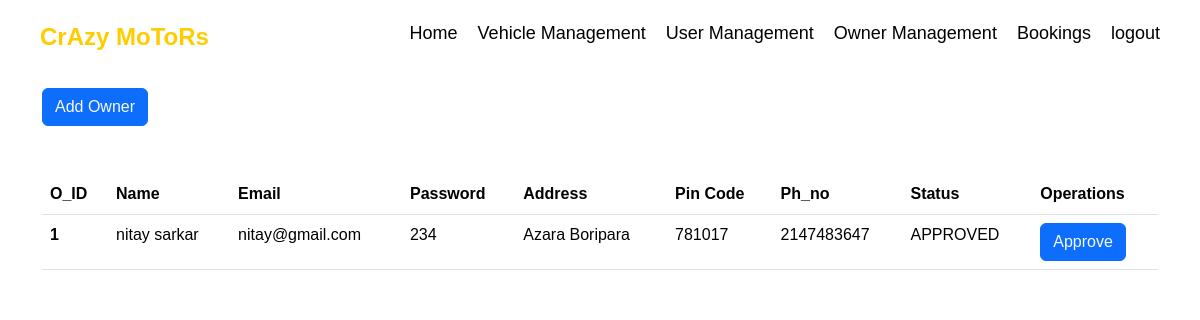
Page /admin_ownerdisplay.php on the committed database.
### tables this page shows
CREATE TABLE `owner` (
  `o_id` int(10) NOT NULL,
  `name` varchar(50) NOT NULL,
  `email` varchar(50) NOT NULL,
  `password` varchar(50) NOT NULL,
  `ph_no` int(10) NOT NULL,
  `address` varchar(100) NOT NULL,
  `pincode` int(10) NOT NULL,
  `status` varchar(255) DEFAULT 'under processing'
);

### admin_ownerdisplay.php (the view, shortened to what this page needs)
<?php
include 'connect.php';
?>
<!DOCTYPE html>
<html lang="en">
<head>
  <link href="https://cdn.jsdelivr.net/npm/bootstrap@5.3.3/dist/css/bootstrap.min.css" rel="stylesheet">
</head>
<body>
<div class="navbar">
    <div class="icon">
      <h2 class="logo">CrAzy MoToRs</h2>
    </div>
    <div class="menu">
      <ul>
        <li><a href="admin_dash.php">Home</a></li>
        <li><a href="admin_vehicledisplay.php">Vehicle Management</a></li>
        <li><a href="admin_userdisplay.php">User Management</a></li>
        <li><a href="admin_ownerdisplay.php">Owner Management</a></li>
        <li><a href="admin_bookingdisplay.php">Bookings</a></li>
        <li><a href="homepage.php">logout</a></li>
      </ul>
    </div>
  </div>
  <div class="container form">
    <button class=" btn btn-primary my-5">
      <a href="owner_register.php" class="text-light" style="text-decoration: none">Add Owner</a>
    </button>
    <table class="table">
      <thead>
        <tr>
          <th scope="col">O_ID</th>
          <th scope="col">Name</th>
          <th scope="col">Email</th>
          <th scope="col">Password</th>
          <th scope="col">Address</th>
          <th scope="col">Pin Code</th>
          <th scope="col">Ph_no</th>
          <th scope="col">Status</th>
          <th scope="col">Operations</th>
        </tr>
      </thead>
      <tbody>
        <?php
        $sql = "select * from owner";
        $result = mysqli_query($conn, $sql);
        if ($result) {
          while ($row = mysqli_fetch_assoc($result)) {
            $id = $row['o_id'];
            $name = $row['name'];
            $email = $row['email'];
            $pass = $row['password'];
            $address = $row['address'];
            $pin = $row['pincode'];
            $ph_no = $row['ph_no'];
            $status = $row['status'];
            echo '<tr>
        <th scope="row">' . $id . '</th>
        <td>' . $name . '</td>
        <td>' . $email . '</td>
        <td>' . $pass . '</td>
        <td>' . $address . '</td>
        <td>' . $pin . '</td>
        <td>' . $ph_no . '</td>
        <td>' . $status . '</td>
        <td>
          <button class=" btn btn-primary my">
      <a href="admin_ownerapprove.php?o_id=' . $id . '" class="text-light" style="text-decoration: none">Approve</a>
    </button>
        </td>
      </tr>';
          }
        }
        ?>
      </tbody>
    </table>
  </div>
</body>
</html>

### admin_ownerdisplay.php (style rules this page uses)
* { margin: 0; padding: 0; box-sizing: border-box; font-family: Arial, sans-serif; }
.form { margin-top: 40px; }
.navbar { display: flex; justify-content: space-between; align-items: center; padding: 20px 40px; position: fixed; top: 0; left: 0; width: 100%; z-index: 1000; }
.icon .logo { font-size: 24px; font-weight: bold; color: #ffcc00; }
.menu ul { display: flex; list-style: none; }
.menu ul li { margin-left: 20px; }
.menu ul li a { color: black; text-decoration: none; font-size: 18px; transition: color 0.3s ease; }

### rows in the picture
owner: o_id "1", name "nitay sarkar", email "nitay@gmail.com", password "234", address "Azara Boripara", pincode "781017", ph_no "2147483647", status "APPROVED"
